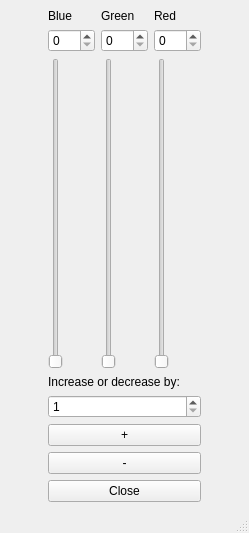
<?xml version="1.0" encoding="UTF-8"?>
<ui version="4.0">
 <class>MainWindow</class>
 <widget class="QMainWindow" name="MainWindow">
  <property name="geometry">
   <rect>
    <x>0</x>
    <y>0</y>
    <width>249</width>
    <height>533</height>
   </rect>
  </property>
  <property name="windowTitle">
   <string>MainWindow</string>
  </property>
  <widget class="QWidget" name="centralwidget">
   <layout class="QGridLayout" name="gridLayout">
    <item row="4" column="0">
     <widget class="QPushButton" name="DecBtn">
      <property name="text">
       <string>-</string>
      </property>
     </widget>
    </item>
    <item row="5" column="0">
     <widget class="QPushButton" name="CloseBtn">
      <property name="text">
       <string>Close</string>
      </property>
     </widget>
    </item>
    <item row="3" column="0">
     <widget class="QPushButton" name="IncBtn">
      <property name="text">
       <string>+</string>
      </property>
     </widget>
    </item>
    <item row="0" column="0">
     <layout class="QHBoxLayout" name="horizontalLayout">
      <item>
       <layout class="QGridLayout" name="BgridLayout">
        <item row="0" column="0">
         <widget class="QLabel" name="Blue">
          <property name="text">
           <string>Blue</string>
          </property>
         </widget>
        </item>
        <item row="1" column="0">
         <widget class="QSpinBox" name="BspinBox">
          <property name="maximum">
           <number>255</number>
          </property>
         </widget>
        </item>
        <item row="2" column="0">
         <widget class="QSlider" name="BverticalSlider">
          <property name="maximum">
           <number>255</number>
          </property>
          <property name="orientation">
           <enum>Qt::Vertical</enum>
          </property>
         </widget>
        </item>
       </layout>
      </item>
      <item>
       <layout class="QGridLayout" name="GREENgridLayout">
        <item row="1" column="0">
         <widget class="QSpinBox" name="GspinBox">
          <property name="maximum">
           <number>255</number>
          </property>
         </widget>
        </item>
        <item row="0" column="0">
         <widget class="QLabel" name="Glabel">
          <property name="text">
           <string>Green</string>
          </property>
         </widget>
        </item>
        <item row="2" column="0">
         <widget class="QSlider" name="GverticalSlider">
          <property name="maximum">
           <number>255</number>
          </property>
          <property name="orientation">
           <enum>Qt::Vertical</enum>
          </property>
         </widget>
        </item>
       </layout>
      </item>
      <item>
       <layout class="QVBoxLayout" name="verticalLayout">
        <item>
         <widget class="QLabel" name="Rlabel">
          <property name="text">
           <string>Red</string>
          </property>
         </widget>
        </item>
        <item>
         <widget class="QSpinBox" name="RspinBox">
          <property name="maximum">
           <number>255</number>
          </property>
         </widget>
        </item>
        <item>
         <widget class="QSlider" name="RverticalSlider">
          <property name="maximum">
           <number>255</number>
          </property>
          <property name="orientation">
           <enum>Qt::Vertical</enum>
          </property>
         </widget>
        </item>
       </layout>
      </item>
     </layout>
    </item>
    <item row="2" column="0">
     <widget class="QSpinBox" name="AmntSpinbox">
      <property name="minimum">
       <number>1</number>
      </property>
      <property name="maximum">
       <number>255</number>
      </property>
     </widget>
    </item>
    <item row="1" column="0">
     <widget class="QLabel" name="label">
      <property name="text">
       <string>Increase or decrease by: </string>
      </property>
     </widget>
    </item>
   </layout>
  </widget>
  <widget class="QMenuBar" name="menubar">
   <property name="geometry">
    <rect>
     <x>0</x>
     <y>0</y>
     <width>249</width>
     <height>22</height>
    </rect>
   </property>
  </widget>
  <widget class="QStatusBar" name="statusbar"/>
 </widget>
 <resources/>
 <connections>
  <connection>
   <sender>BverticalSlider</sender>
   <signal>valueChanged(int)</signal>
   <receiver>BspinBox</receiver>
   <slot>setValue(int)</slot>
   <hints>
    <hint type="sourcelabel">
     <x>27</x>
     <y>285</y>
    </hint>
    <hint type="destinationlabel">
     <x>48</x>
     <y>59</y>
    </hint>
   </hints>
  </connection>
  <connection>
   <sender>GverticalSlider</sender>
   <signal>valueChanged(int)</signal>
   <receiver>GspinBox</receiver>
   <slot>setValue(int)</slot>
   <hints>
    <hint type="sourcelabel">
     <x>106</x>
     <y>171</y>
    </hint>
    <hint type="destinationlabel">
     <x>119</x>
     <y>64</y>
    </hint>
   </hints>
  </connection>
  <connection>
   <sender>BspinBox</sender>
   <signal>valueChanged(int)</signal>
   <receiver>BverticalSlider</receiver>
   <slot>setValue(int)</slot>
   <hints>
    <hint type="sourcelabel">
     <x>33</x>
     <y>73</y>
    </hint>
    <hint type="destinationlabel">
     <x>29</x>
     <y>217</y>
    </hint>
   </hints>
  </connection>
  <connection>
   <sender>GspinBox</sender>
   <signal>valueChanged(int)</signal>
   <receiver>GverticalSlider</receiver>
   <slot>setValue(int)</slot>
   <hints>
    <hint type="sourcelabel">
     <x>135</x>
     <y>77</y>
    </hint>
    <hint type="destinationlabel">
     <x>110</x>
     <y>116</y>
    </hint>
   </hints>
  </connection>
  <connection>
   <sender>RspinBox</sender>
   <signal>valueChanged(int)</signal>
   <receiver>RverticalSlider</receiver>
   <slot>setValue(int)</slot>
   <hints>
    <hint type="sourcelabel">
     <x>202</x>
     <y>71</y>
    </hint>
    <hint type="destinationlabel">
     <x>169</x>
     <y>158</y>
    </hint>
   </hints>
  </connection>
  <connection>
   <sender>RverticalSlider</sender>
   <signal>valueChanged(int)</signal>
   <receiver>RspinBox</receiver>
   <slot>setValue(int)</slot>
   <hints>
    <hint type="sourcelabel">
     <x>177</x>
     <y>224</y>
    </hint>
    <hint type="destinationlabel">
     <x>213</x>
     <y>78</y>
    </hint>
   </hints>
  </connection>
 </connections>
</ui>
